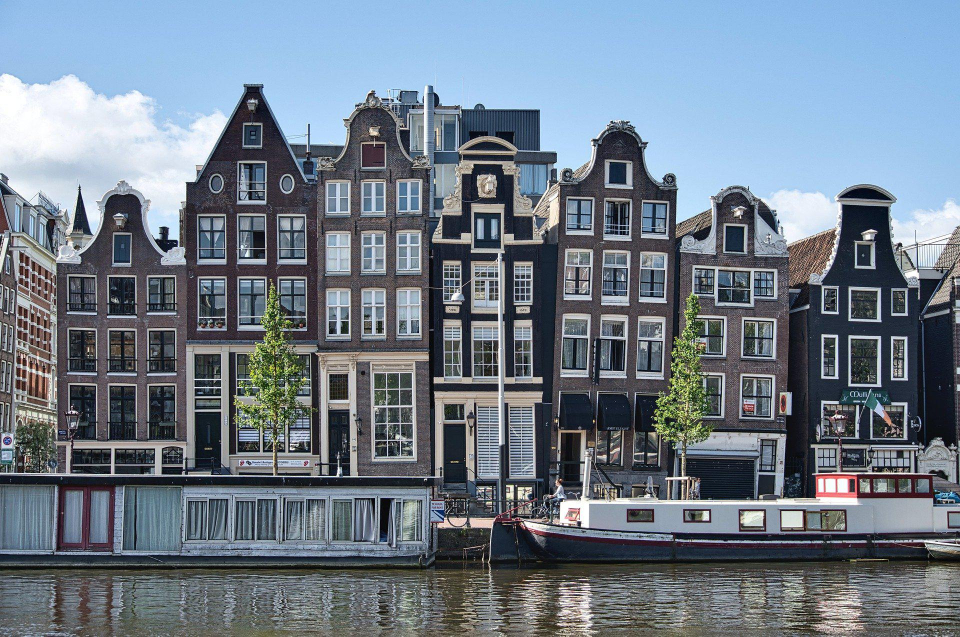
#> input picture python/image-manipulation/images/buildings.jpg, 1920 x 1273 px, given in place of realpython-logo.png, which was not available (shown at 1/2 size)
$ python watermark.py
#> lines starting #> are read from the running program, lines starting #| are printed output that depends on the picture; after the words box and inside, x2 and y2 are one past the last pixel; in counts of white or black regions, pixels touching at a corner belong together; pictures that were not available may be replaced by others from this repository, and a replacement may not be noted
from PIL import Image, ImageFilter

logo = Image.open('images/realpython-logo.png')
#> logo is the input picture: PIL image 1920x1273 RGB; mean R, G, B 111.8, 123.9, 136.8
logo_gray = logo.convert('L')
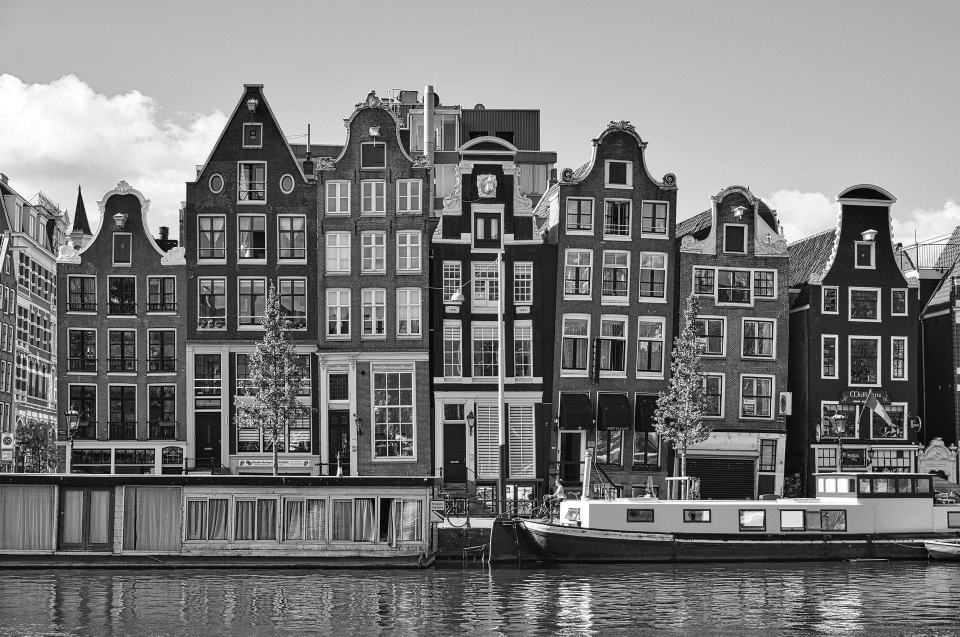
#> logo_gray: PIL image 1920x1273 L (shown at 1/2 size); min 0, max 255, mean 121.8
threshold = 50
img_logo = logo_gray.point(lambda x: 255 if x > threshold else 0)
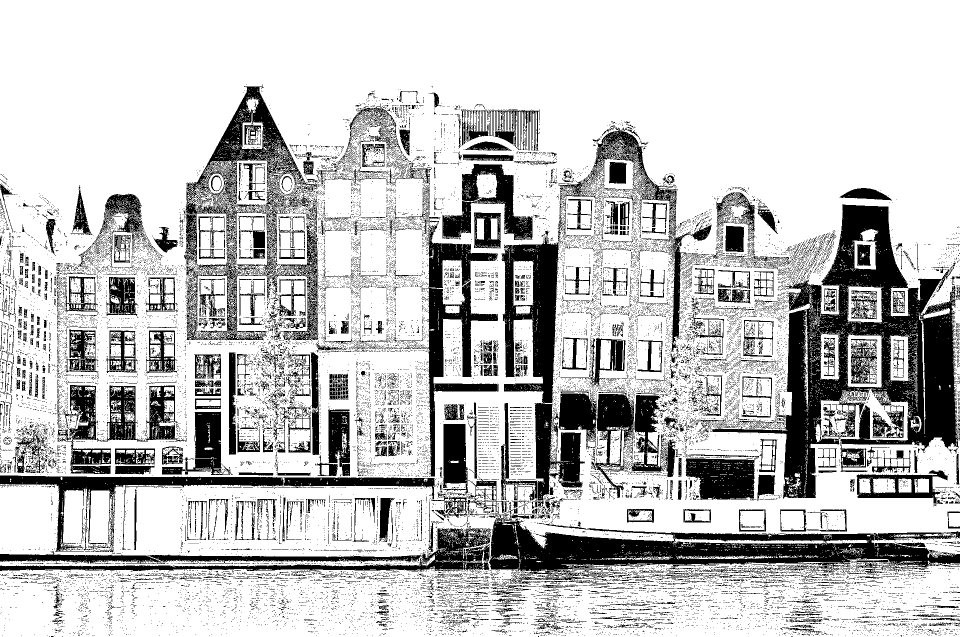
#> img_logo: PIL image 1920x1273 L (shown at 1/2 size); 76.5% white; 28999 black regions (27886 under 20 px), largest, box (x1, y1, x2, y2) and area: (1420, 409, 1920, 997) 88371, (978, 1016, 1920, 1169) 50960, (368, 170, 636, 681) 26084
img_logo = img_logo.resize((img_logo.width // 2, img_logo.height // 2))
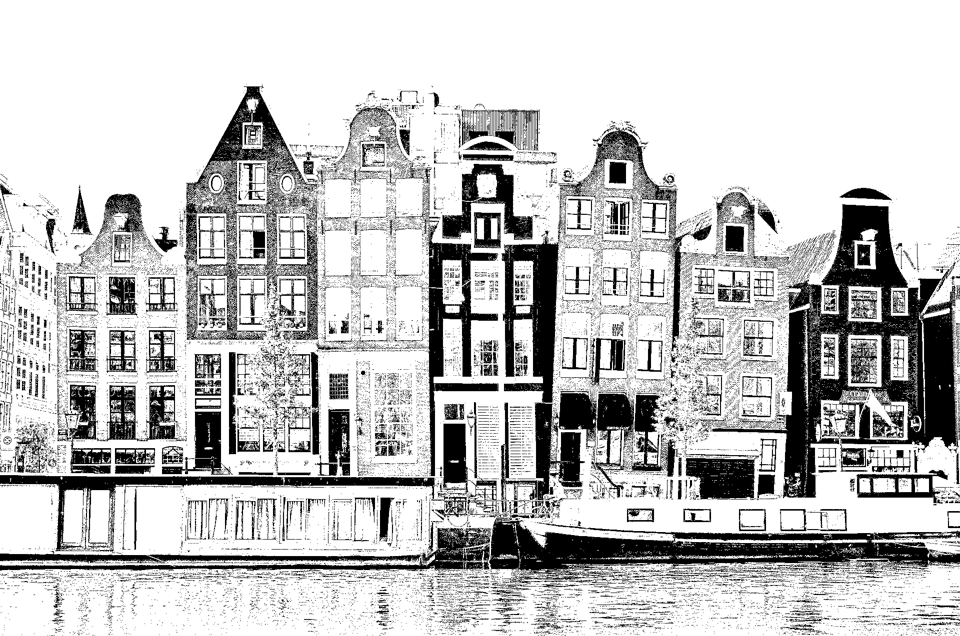
#> img_logo: PIL image 960x636 L; min 0, max 255, mean 194.5
img_logo = img_logo.filter(ImageFilter.CONTOUR)
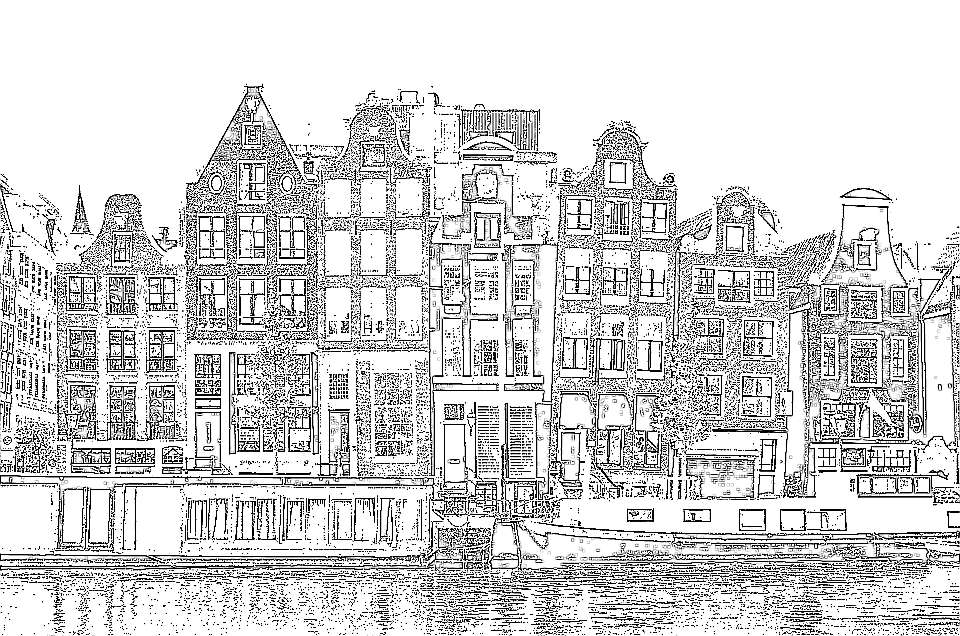
#> img_logo: PIL image 960x636 L; min 0, max 255, mean 211
img_logo.show()

# to create watermark outlines must be white with black background
logo_watermark = img_logo.point(lambda x: 0 if x == 255 else 255)
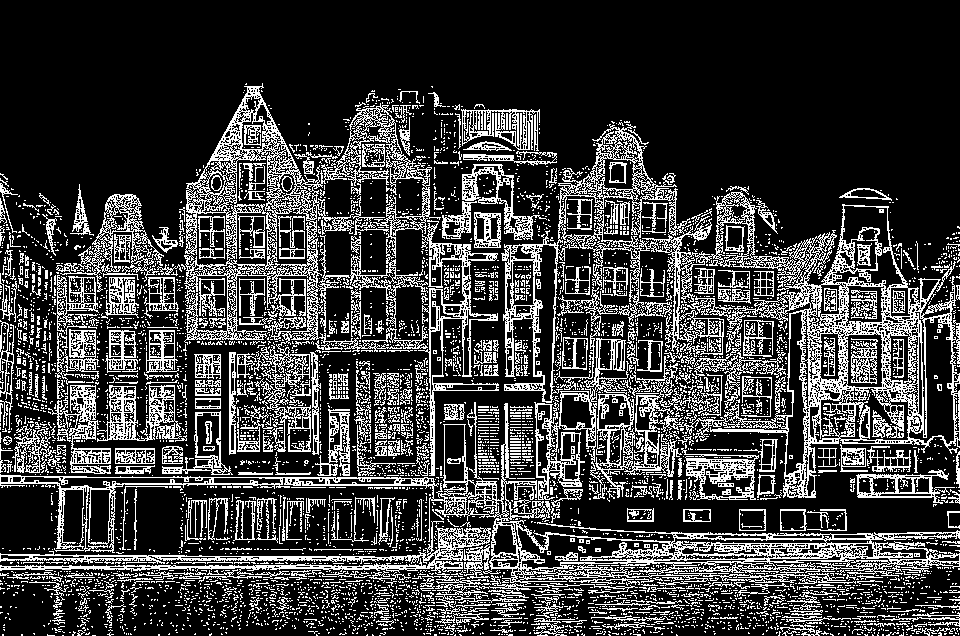
#> logo_watermark: PIL image 960x636 L; 23.9% white in thin lines or dots, all inside (x1, y1, x2, y2) = (0, 83, 960, 636)
logo_watermark.show()

filename = 'images/monastery.jpg'
with Image.open(filename) as background_img:
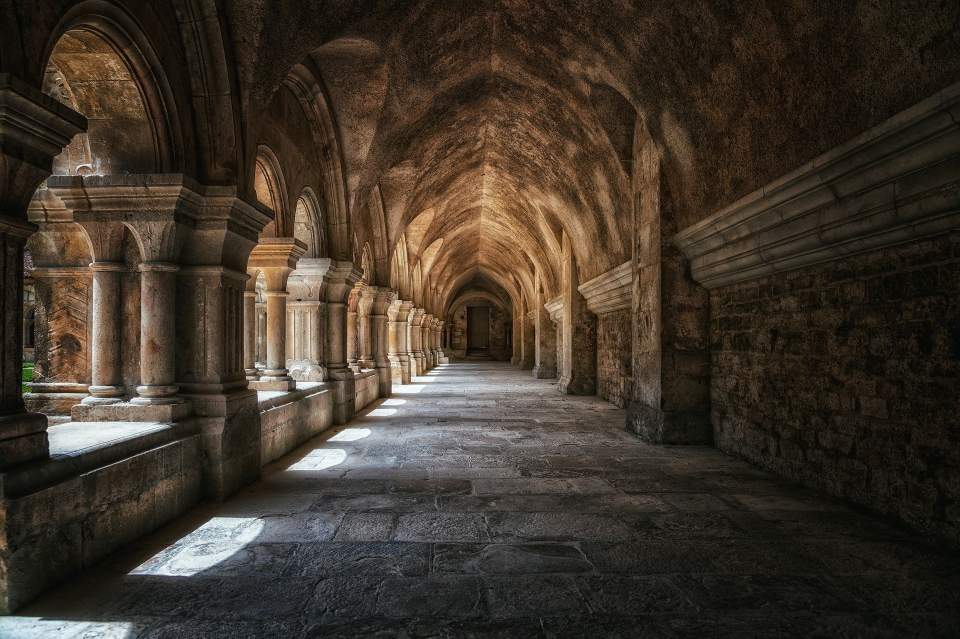
#> input picture python/image-manipulation/images/monastery.jpg, 1920 x 1277 px (shown at 1/2 size)
#> background_img is the input picture: PIL image 1920x1277 RGB; mean R, G, B 62.7, 52.9, 42
    background_img.paste(logo_watermark, (480, 160), logo_watermark)
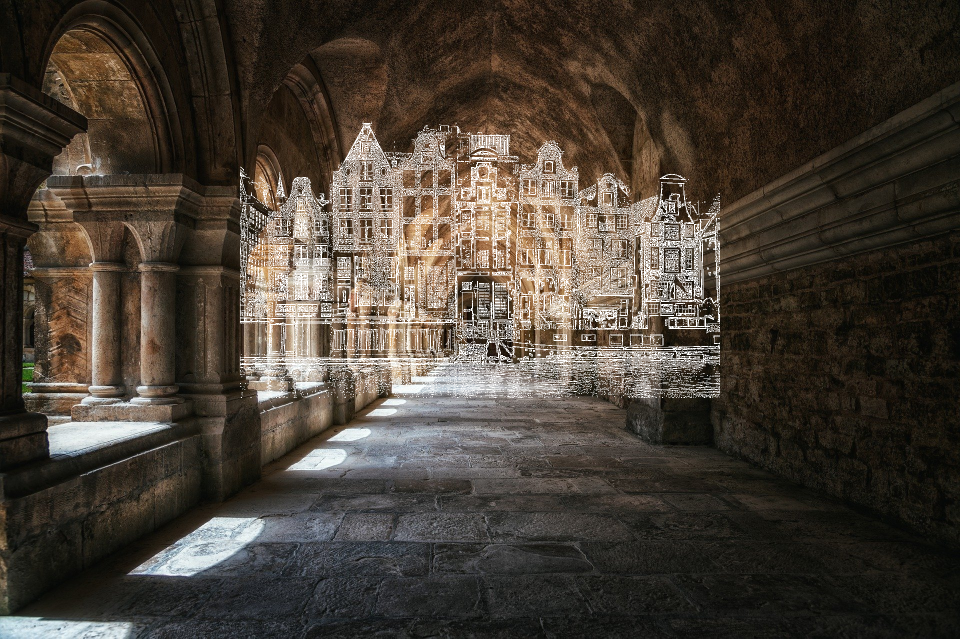
#> background_img: PIL image 1920x1277 RGB (shown at 1/2 size); mean R, G, B 71.4, 63, 53.6
    background_img.show()
